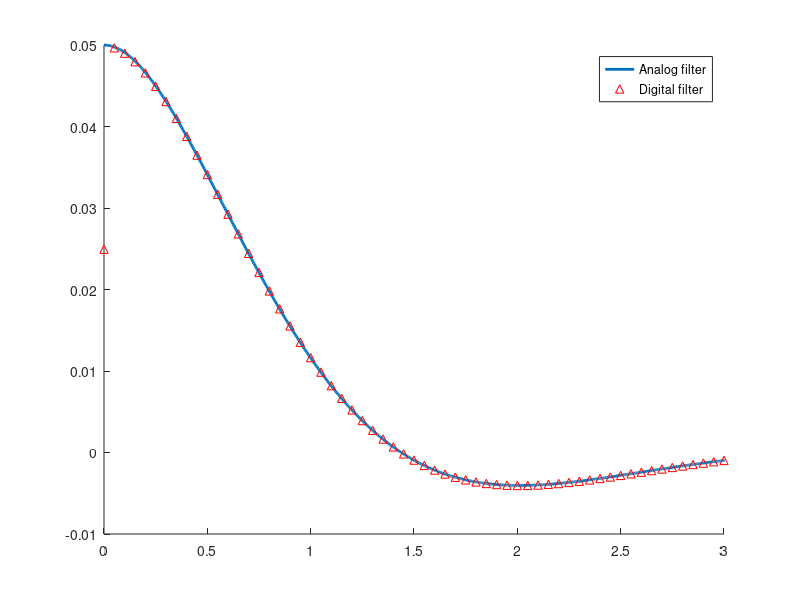
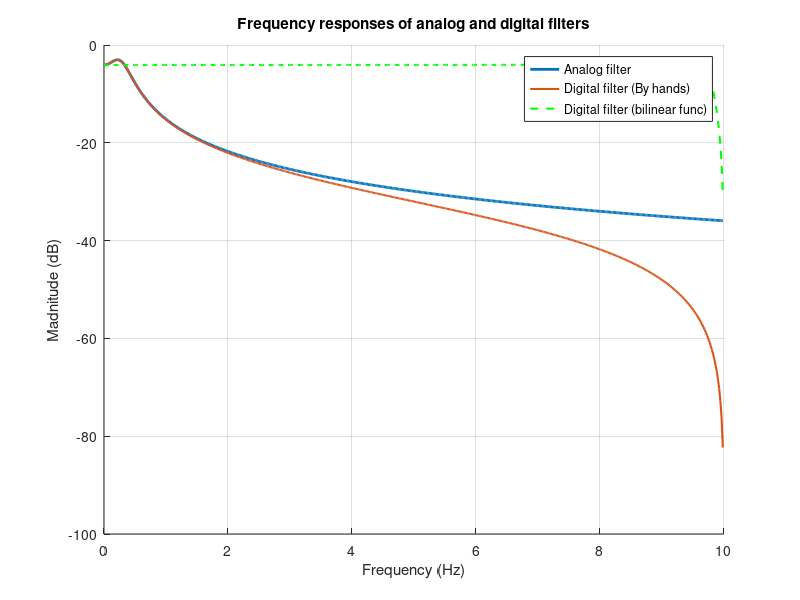

Recreate these plots in MATLAB, in order.
Fs = 20;
bs = [1 2.5];     bz = [85    10      -75  ]/3408;
as = [1 2.5 4];     az = [3408	-6384	3008]/3408;

figure(1);hold on;
[r,p] = residue(bs,as);   %direct term of a Partial Fraction Expansion
 
t = linspace(0,100/Fs,1000);
h = real(r.'*exp(p.*t)/Fs);     %analog filter impulse response
plot(t,h,'LineWidth',2)
impz(bz,az,[],Fs);  %digital filter impulse invariance

legend('Analog filter','Digital filter'),xlim([0 3])
 
figure(2);hold on;grid on;
[h,w] = freqz(bz,az);
[h_an] = freqs(bs,as,w*Fs);
 
h_db = 20*log10(abs(h));
h_an_db = 20*log10(abs(h_an));
 
plot(w/pi*Fs/2,h_an_db,'LineWidth',2);
plot(w/pi*Fs/2,h_db,'LineWidth',1.5);

%%compare to MATLAB
[bz,az] = bilinear(bs,as,Fs);     %digital prototype of the analog filter
[h,w] = freqz(bz,az);
h_db = 20*log10(abs(h));
plot(w/pi*Fs/2,h_db,'g--','LineWidth',1.5);

legend('Analog filter','Digital filter (By hands)','Digital filter (bilinear func)');
title('Frequency responses of analog and digital filters');
ylabel('Madnitude (dB)'); xlabel('Frequency (Hz)');